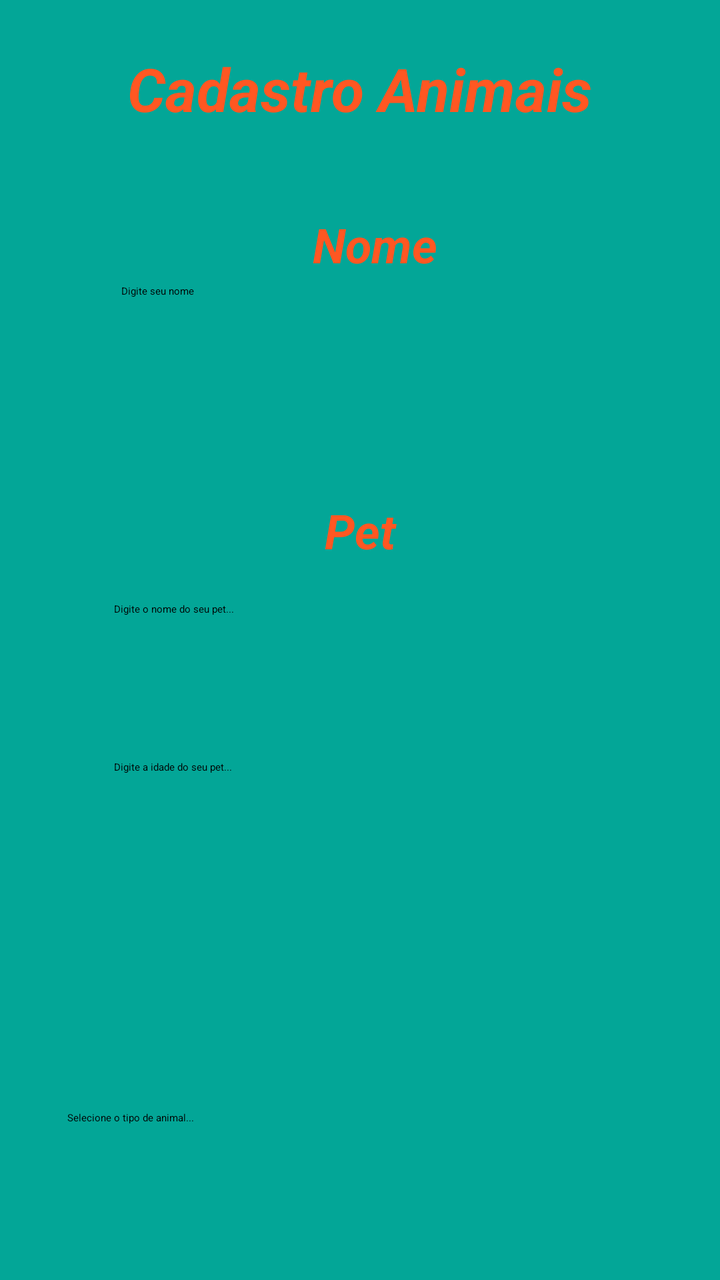
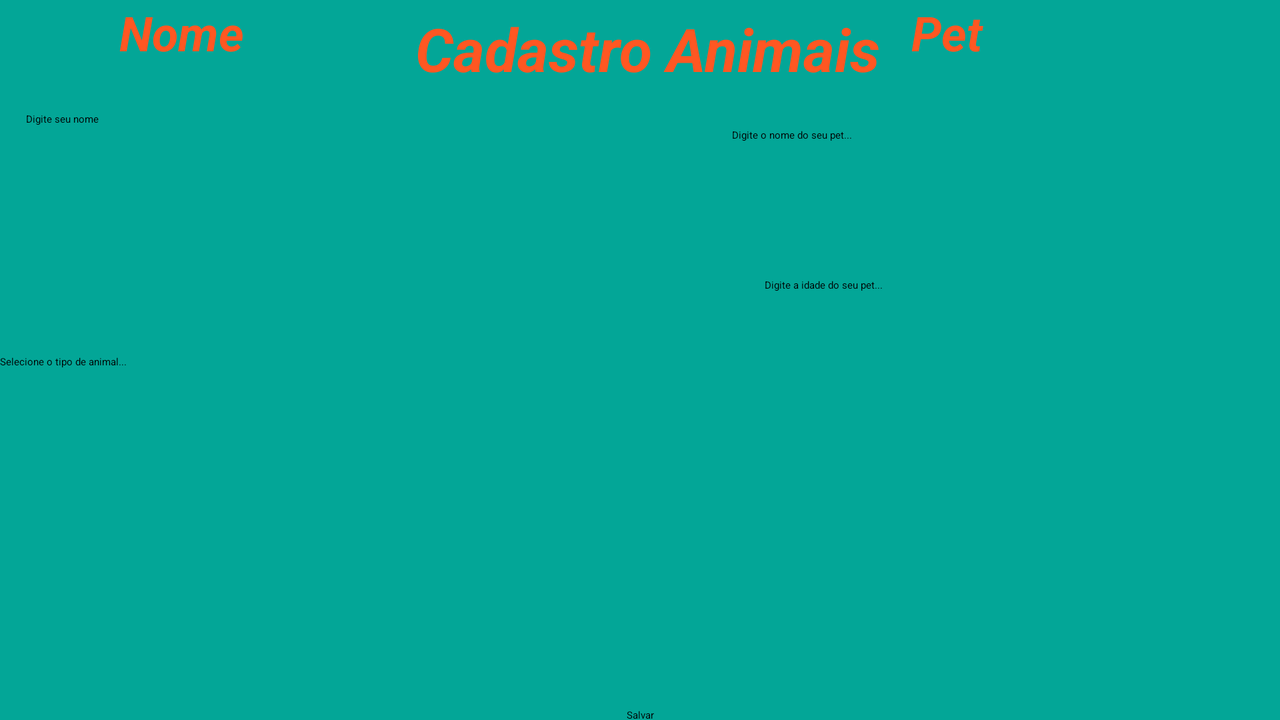

One screen, two layout resources from the same app: the default and the repository's alternative for another configuration. Each is rendered where Android would select it; the XML of both is given below.
<!-- AndroidManifest.xml: application theme Theme.AppTrab -->
<!-- res/layout/activity_cadastro.xml -->
<?xml version="1.0" encoding="utf-8"?>
<androidx.constraintlayout.widget.ConstraintLayout xmlns:android="http://schemas.android.com/apk/res/android"
    xmlns:app="http://schemas.android.com/apk/res-auto"
    xmlns:tools="http://schemas.android.com/tools"
    android:layout_width="match_parent"
    android:layout_height="match_parent"
    android:background="#03A697"
    tools:context=".CadastroActivity">


    <EditText
        android:id="@+id/etNomePet"
        android:layout_width="238dp"
        android:layout_height="47dp"
        android:layout_marginTop="20dp"
        android:ems="10"
        android:hint="@string/nomepethint"
        android:inputType="textPersonName"
        app:layout_constraintEnd_toEndOf="parent"
        app:layout_constraintHorizontal_bias="0.468"
        app:layout_constraintStart_toStartOf="parent"
        app:layout_constraintTop_toBottomOf="@+id/txtPet" />

    <EditText
        android:id="@+id/etIdadePet"
        android:layout_width="238dp"
        android:layout_height="47dp"
        android:layout_marginTop="32dp"
        android:ems="10"
        android:hint="@string/idadepethint"
        app:layout_constraintEnd_toEndOf="parent"
        app:layout_constraintHorizontal_bias="0.468"
        app:layout_constraintStart_toStartOf="parent"
        app:layout_constraintTop_toBottomOf="@+id/etNomePet" />

    <Spinner
        android:id="@+id/spAnimal"
        android:layout_width="292dp"
        android:layout_height="40dp"
        android:layout_marginTop="112dp"
        android:entries="@array/Animal"
        app:layout_constraintEnd_toEndOf="parent"
        app:layout_constraintHorizontal_bias="0.495"
        app:layout_constraintStart_toStartOf="parent"
        app:layout_constraintTop_toBottomOf="@+id/etIdadePet" />

    <Button
        android:id="@+id/btnBotao"
        android:layout_width="wrap_content"
        android:layout_height="wrap_content"
        android:layout_marginTop="88dp"
        android:backgroundTint="#FF5722"
        android:text="@string/salvar"
        android:tint="#000"
        app:icon="@android:drawable/ic_input_add"
        app:layout_constraintEnd_toEndOf="parent"
        app:layout_constraintStart_toStartOf="parent"
        app:layout_constraintTop_toBottomOf="@+id/spAnimal" />

    <TextView
        android:id="@+id/txtNome"
        android:layout_width="85dp"
        android:layout_height="32dp"
        android:layout_marginTop="32dp"
        android:text="@string/nome"
        android:textAlignment="center"
        android:textColor="#FF5722"
        android:textSize="24sp"
        android:textStyle="bold|italic"
        app:layout_constraintEnd_toEndOf="parent"
        app:layout_constraintHorizontal_bias="0.527"
        app:layout_constraintStart_toStartOf="parent"
        app:layout_constraintTop_toBottomOf="@+id/txtCadastroAnimais" />

    <TextView
        android:id="@+id/txtPet"
        android:layout_width="85dp"
        android:layout_height="32dp"
        android:layout_marginTop="60dp"
        android:text="@string/petnome"
        android:textAlignment="center"
        android:textColor="#FF5722"
        android:textSize="24sp"
        android:textStyle="bold|italic"
        app:layout_constraintEnd_toEndOf="parent"
        app:layout_constraintStart_toStartOf="parent"
        app:layout_constraintTop_toBottomOf="@+id/etNome" />

    <EditText
        android:id="@+id/etNome"
        android:layout_width="238dp"
        android:layout_height="47dp"
        android:layout_marginTop="4dp"
        android:ems="10"
        android:hint="@string/nomehint"
        android:inputType="textPersonName"
        app:layout_constraintEnd_toEndOf="parent"
        app:layout_constraintHorizontal_bias="0.497"
        app:layout_constraintStart_toStartOf="parent"
        app:layout_constraintTop_toBottomOf="@+id/txtNome" />

    <TextView
        android:id="@+id/txtCadastroAnimais"
        android:layout_width="250dp"
        android:layout_height="50dp"
        android:layout_marginTop="24dp"
        android:text="@string/cadastroanimais"
        android:textAlignment="center"
        android:textColor="#FF5722"
        android:textSize="30sp"
        android:textStyle="bold|italic"
        app:layout_constraintEnd_toEndOf="parent"
        app:layout_constraintHorizontal_bias="0.496"
        app:layout_constraintStart_toStartOf="parent"
        app:layout_constraintTop_toTopOf="parent" />
</androidx.constraintlayout.widget.ConstraintLayout>
<!-- resources referenced by this layout -->
<resources>
  <string-array name="Animal">
  
          <item>Selecione o tipo de animal... </item>
          <item>Cachorro </item>
          <item>Gato </item>
          <item>Hamster </item>
  
      </string-array>
  <string name="cadastroanimais">Cadastro Animais </string>
  <string name="idadepethint">Digite a idade do seu pet... </string>
  <string name="nome">Nome </string>
  <string name="nomehint">Digite seu nome </string>
  <string name="nomepethint">Digite o nome do seu pet... </string>
  <string name="petnome">Pet </string>
  <string name="salvar">Salvar </string>
  <style name="Theme.AppTrab" parent="Theme.MaterialComponents.DayNight.DarkActionBar">
          
          <item name="colorPrimary">@color/purple_500</item>
          <item name="colorPrimaryVariant">@color/purple_700</item>
          <item name="colorOnPrimary">@color/white</item>
          
          <item name="colorSecondary">@color/teal_200</item>
          <item name="colorSecondaryVariant">@color/teal_700</item>
          <item name="colorOnSecondary">@color/black</item>
          
          <item name="android:statusBarColor" tools:targetApi="l">?attr/colorPrimaryVariant</item>
          
      </style>
</resources>
<!-- res/layout-land/activity_cadastro.xml (the repository's variant of the layout above) -->
<!-- drawn on the phone turned sideways -->
<?xml version="1.0" encoding="utf-8"?>
<androidx.constraintlayout.widget.ConstraintLayout xmlns:android="http://schemas.android.com/apk/res/android"
    xmlns:app="http://schemas.android.com/apk/res-auto"
    xmlns:tools="http://schemas.android.com/tools"
    android:layout_width="match_parent"
    android:layout_height="match_parent"
    android:background="#03A697"
    tools:context=".CadastroActivity">


    <EditText
        android:id="@+id/etNomePet"
        android:layout_width="238dp"
        android:layout_height="47dp"
        android:layout_marginTop="32dp"
        android:layout_marginEnd="36dp"
        android:ems="10"
        android:hint="@string/nomepethint"
        android:inputType="textPersonName"
        app:layout_constraintEnd_toEndOf="parent"
        app:layout_constraintTop_toBottomOf="@+id/txtPet" />

    <EditText
        android:id="@+id/etIdadePet"
        android:layout_width="238dp"
        android:layout_height="47dp"
        android:layout_marginTop="28dp"
        android:ems="10"
        android:hint="@string/idadepethint"
        app:layout_constraintEnd_toEndOf="parent"
        app:layout_constraintHorizontal_bias="0.82"
        app:layout_constraintStart_toEndOf="@+id/spAnimal"
        app:layout_constraintTop_toBottomOf="@+id/etNomePet" />

    <Spinner
        android:id="@+id/spAnimal"
        android:layout_width="292dp"
        android:layout_height="40dp"
        android:entries="@array/Animal"
        app:layout_constraintBottom_toBottomOf="parent"
        app:layout_constraintTop_toBottomOf="@+id/etNome"
        app:layout_constraintVertical_bias="0.268"
        tools:layout_editor_absoluteX="8dp" />

    <Button
        android:id="@+id/btnBotao"
        android:layout_width="wrap_content"
        android:layout_height="wrap_content"
        android:layout_marginTop="300dp"
        android:backgroundTint="#FF5722"
        android:text="@string/salvar"
        android:tint="#000"
        app:icon="@android:drawable/ic_input_add"
        app:layout_constraintEnd_toEndOf="parent"
        app:layout_constraintStart_toStartOf="parent"
        app:layout_constraintTop_toBottomOf="@+id/txtCadastroAnimais" />

    <TextView
        android:id="@+id/txtNome"
        android:layout_width="85dp"
        android:layout_height="32dp"
        android:text="@string/nome"
        android:textAlignment="center"
        android:textColor="#FF5722"
        android:textSize="24sp"
        android:textStyle="bold|italic"
        app:layout_constraintEnd_toStartOf="@+id/txtPet"
        app:layout_constraintHorizontal_bias="0.14"
        app:layout_constraintStart_toStartOf="parent"
        tools:layout_editor_absoluteY="123dp" />

    <TextView
        android:id="@+id/txtPet"
        android:layout_width="85dp"
        android:layout_height="32dp"
        android:layout_marginEnd="124dp"
        android:text="@string/petnome"
        android:textAlignment="center"
        android:textColor="#FF5722"
        android:textSize="24sp"
        android:textStyle="bold|italic"
        app:layout_constraintEnd_toEndOf="parent"
        tools:layout_editor_absoluteY="123dp" />

    <EditText
        android:id="@+id/etNome"
        android:layout_width="238dp"
        android:layout_height="47dp"
        android:layout_marginTop="24dp"
        android:ems="10"
        android:hint="@string/nomehint"
        android:inputType="textPersonName"
        app:layout_constraintEnd_toEndOf="parent"
        app:layout_constraintHorizontal_bias="0.032"
        app:layout_constraintStart_toStartOf="parent"
        app:layout_constraintTop_toBottomOf="@+id/txtNome" />

    <TextView
        android:id="@+id/txtCadastroAnimais"
        android:layout_width="250dp"
        android:layout_height="50dp"
        android:layout_marginTop="4dp"
        android:text="@string/cadastroanimais"
        android:textAlignment="center"
        android:textColor="#FF5722"
        android:textSize="30sp"
        android:textStyle="bold|italic"
        app:layout_constraintEnd_toEndOf="parent"
        app:layout_constraintHorizontal_bias="0.509"
        app:layout_constraintStart_toStartOf="parent"
        app:layout_constraintTop_toTopOf="parent" />
</androidx.constraintlayout.widget.ConstraintLayout>
